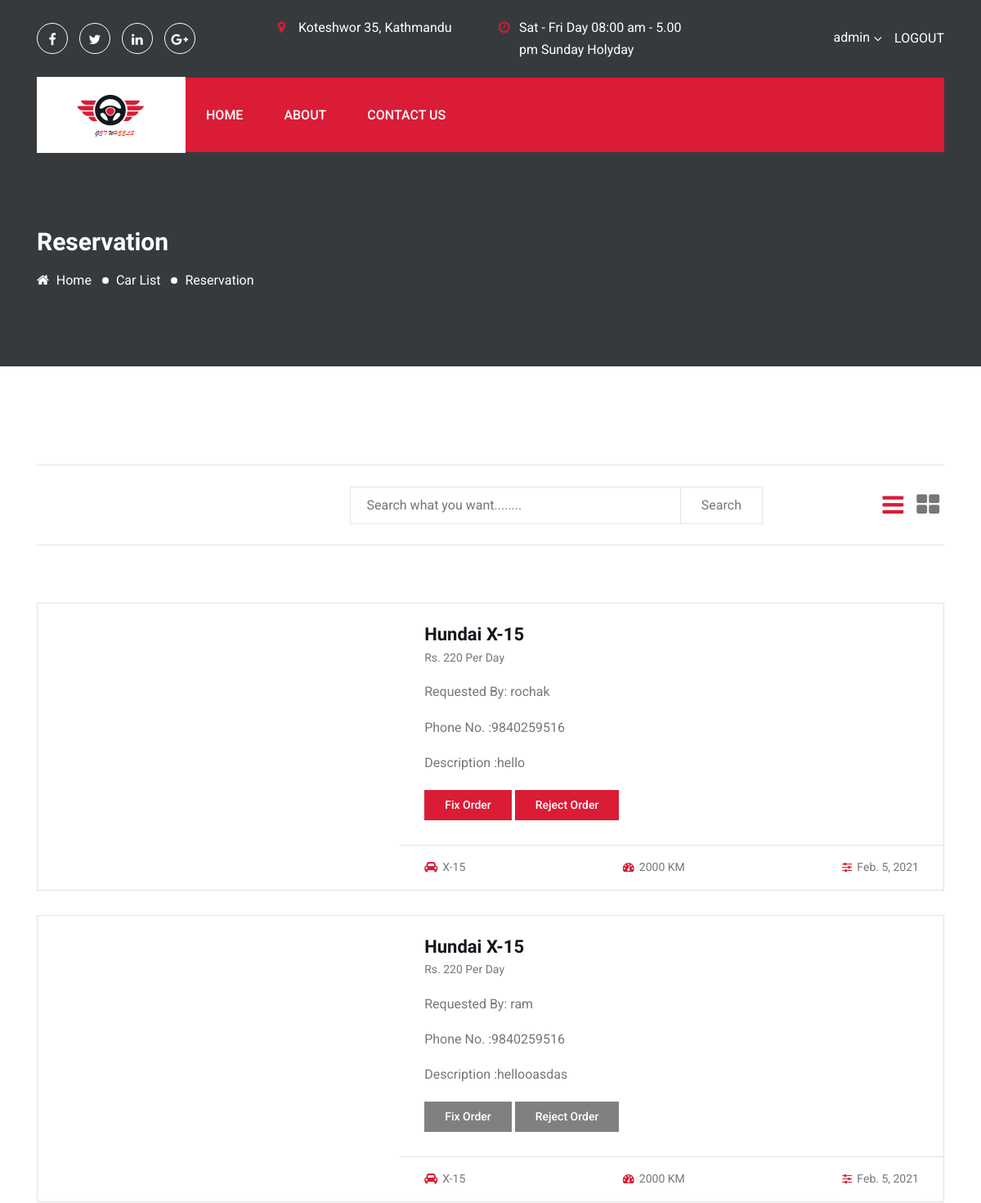
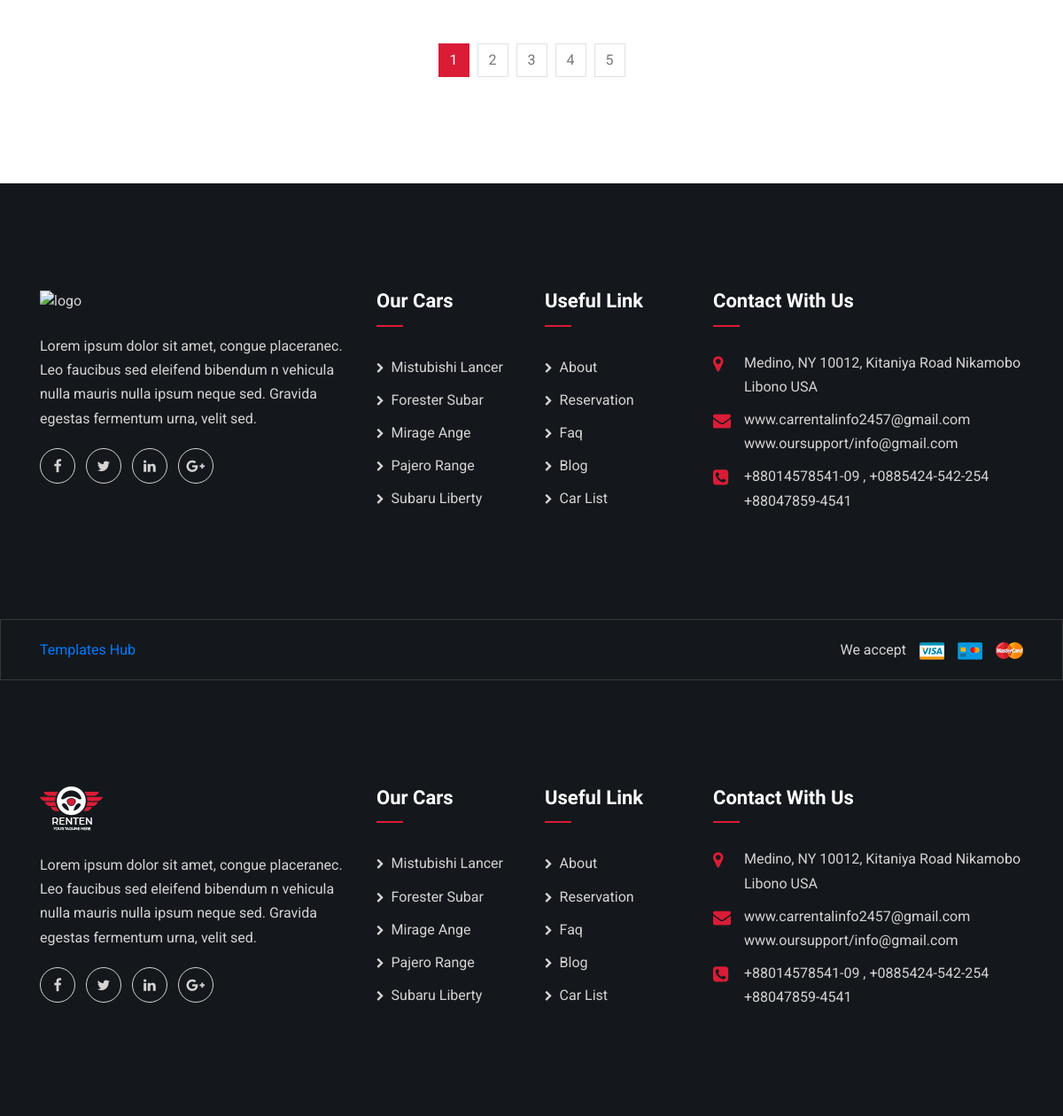
The app's page /approverent/Cars-Hundai-X-15-2021-02-05-152245/ (signed in) with its own data (2 pictures, top to bottom).
### home/models.py (models this page shows, shortened)
class VehicleAvailable(models.Model):
    user = models.ForeignKey(settings.AUTH_USER_MODEL,on_delete=models.CASCADE,default=None,null=True)
    type = models.TextField()
    manufacturer_company = models.TextField(max_length=100)
    model = models.TextField(max_length=100)
    pickup = models.TextField(max_length=300)
    dropup = models.TextField(max_length=300)
    available_till_time = models.TimeField(null= True,blank=True)
    available_till_date = models.DateField()
    description = models.TextField(max_length=500)
    image = models.TextField()
    priceph = models.IntegerField()
    km_travelled = models.IntegerField()
    slug  = models.SlugField(unique=True)
    ordered = models.BooleanField(default=False)

class UserAvailable(models.Model):#all details of users that want to order vehicle
    user = models.ForeignKey(settings.AUTH_USER_MODEL,on_delete=models.CASCADE,default=None,null=True)
    phone=models.IntegerField(null=True, blank=True)
    items = models.ManyToManyField(VehicleAvailable)
    location=models.TextField(max_length=200,blank=True,null=True)
    approved = models.BooleanField(default=False)
    rejected = models.BooleanField(default=False)
    info=models.TextField(max_length=400,null=True,blank=True)

### home/views.py (the view)
class RenterApproval(BaseView):
    def get(self,request,slug):
        ordered_vehicle = VehicleAvailable.objects.get(user = request.user)
        self.template_context['orderedfrom'] = UserAvailable.objects.filter(items = ordered_vehicle)
        self.template_context['approvedcount'] = UserAvailable.objects.filter(approved = True )
        return render(request, 'rent-approve-reservation.html',self.template_context )

### home/templates/rent-approve-reservation.html (shortened to what this page needs)
{% extends 'base.html' %}
{% load static %}
{% block content %}
<section class="inner-page-banner bg_img overlay-3" data-background="{%static 'assets/images/inner-page-bg.jpg' %}">
    <div class="container">
        <div class="row">
            <div class="col-md-12">
                <h2 class="page-title">reservation</h2>
                <ol class="page-list">
                    <li><a href="index.html"><i class="fa fa-home"></i> Home</a></li>
                    <li><a href="#0">car list</a></li>
                    <li>reservation</li>
                </ol>
            </div>
        </div>
    </div>
</section>
<section class="car-search-section pt-120 pb-120">
    <div class="container">
        <div class="row">
            <div class="col-lg-12">
                <div class="car-search-filter-area">
                    <div class="car-search-filter-form-area">
                        <form class="car-search-filter-form">
                            <div class="row justify-content-between">
                                <div class="col-lg-4 col-md-5 col-sm-6">
                                </div>
                                <div class="col-lg-7 col-md-7 col-sm-6 d-flex">
                                    <input type="text" name="query" id="car_search"
                                           placeholder="Search what you want........">
                                    <button class="search-submit-btn">Search</button>
                                </div>
                            </div>
                        </form>
                    </div>
                    <div class="view-style-toggle-area">
                        <button class="view-btn list-btn active"><i class="fa fa-bars"></i></button>
                        <button class="view-btn grid-btn"><i class="fa fa-th-large"></i></button>
                    </div>
                </div>
            </div>
        </div>
        <div class="row mt-70">
            <div class="col-lg-12">
                <div class="car-search-result-area list--view row mb-none-30">
                    {% for ordered in orderedfrom %}
                    {% for alloders in ordered.items.all %}
                    <div class="col-md-6 col-12">
                        <div class="car-item car-item--style2">
                            <div class="thumb bg_img" data-background="{{alloders.image}}"></div>
                            <div class="car-item-body">
                                <div class="content">
                                    <h4 class="title">{{alloders.manufacturer_company}} {{alloders.model}}
                                        {{alloders.items.type}}</h4>
                                    <span class="price"> Rs. {{alloders.priceph}} per day</span>
                                        <p>Requested By:  {{ordered.user}}</p>
                                        <p> Phone No. :{{ordered.phone}}</p>
                                        <p> Description :{{ordered.info}}</p>
                                        {% if ordered.approved or approvedcount.count == 0 %}
                                        <a>
                                        <form method="post" action="{% url 'home:fix-order' user_id=ordered.user.id %}">
                                            <button class="cmn-btn" name="approve-btn-service" type="submit"> Fix Order </button>
                                        </form>
                                    </a>
                                    <a>
                                        <form method="post" action="{% url 'home:reject-order' user_id=ordered.user.id %}" >
                                            <button type="submit" class="cmn-btn" name="reject-rent-cmn-btn"> Reject Order </button>
                                        </form>
                                    </a>
                                    {% else %}
                                    <a>
                                        <button class="cmn-btn" name="approve-btn-service" style="background-color:grey;" disabled> Fix Order </button>
                                    </a>
                                    <a>
                                        <button type="submit" class="cmn-btn"  style="background-color:grey;" disabled> Reject Order </button>
                                    </a>
                                    {% endif %}
                                </div>
                                <div class="car-item-meta">
                                    <ul class="details-list">
                                        <li><i class="fa fa-car"></i>{{alloders.model}}</li>
                                        <li><i class="fa fa-tachometer"></i>{{alloders.km_travelled}} KM</li>
                                        <li><i class="fa fa-sliders"></i>{{alloders.available_till_date}}</li>
                                    </ul>
                                </div>
                            </div>
                        </div>
                    </div>
                    {% endfor %}
                    {% endfor %}
                </div>
                <nav class="d-pagination" aria-label="Page navigation example">
                    <ul class="pagination justify-content-center">
                        <li class="page-item active"><a class="page-link" href="#">1</a></li>
                        <li class="page-item"><a class="page-link" href="#">2</a></li>
                        <li class="page-item"><a class="page-link" href="#">3</a></li>
                        <li class="page-item"><a class="page-link" href="#">4</a></li>
                        <li class="page-item"><a class="page-link" href="#">5</a></li>
                    </ul>
                </nav>
            </div>
        </div>
    </div>
</section>
<footer class="footer-section">
    <div class="footer-top pt-120 pb-120">
        <div class="container">
            <div class="row">
                <div class="col-lg-4 col-sm-8">
                    <div class="footer-widget widget-about">
                        <div class="widget-about-content">
                            <a href="index.html" class="footer-logo"><img
                                    src="{%static 'assets/images/logo-footer.png ' %}" alt="logo"></a>
                            <p>Lorem ipsum dolor sit amet, congue placeranec. Leo faucibus sed eleifend bibendum n
                                vehicula nulla mauris nulla ipsum neque sed. Gravida egestas fermentum urna, velit
                                sed. </p>
                            <ul class="social-links">
                                <li><a href="#0"><i class="fa fa-facebook"></i></a></li>
                                <li><a href="#0"><i class="fa fa-twitter"></i></a></li>
                                <li><a href="#0"><i class="fa fa-linkedin"></i></a></li>
                                <li><a href="#0"><i class="fa fa-google-plus"></i></a></li>
                            </ul>
                        </div>
                    </div>
                </div>
                <div class="col-lg-2 col-sm-4">
                    <div class="footer-widget widget-menu">
                        <h4 class="widget-title">our cars</h4>
                        <ul>
                            <li><a href="#0">mistubishi lancer</a></li>
                            <li><a href="#0">forester subar</a></li>
                            <li><a href="#0">mirage ange</a></li>
                            <li><a href="#0">pajero range</a></li>
                            <li><a href="#0">subaru liberty</a></li>
                        </ul>
                    </div>
                </div>
                <div class="col-lg-2 col-sm-4">
                    <div class="footer-widget widget-menu">
                        <h4 class="widget-title">useful link</h4>
                        <ul>
                            <li><a href="#0">about</a></li>
                            <li><a href="#0">reservation</a></li>
                            <li><a href="#0">faq</a></li>
                            <li><a href="#0">blog</a></li>
                            <li><a href="#0">car list</a></li>
                        </ul>
                    </div>
                </div>
                <div class="col-lg-4 col-sm-8">
                    <div class="footer-widget widget-address">
                        <h4 class="widget-title">contact with us</h4>
                        <ul>
                            <li>
                                <i class="fa fa-map-marker"></i>
                                <span>Medino, NY 10012, Kitaniya Road Nikamobo Libono USA</span>
                            </li>
                            <li>
                                <i class="fa fa-envelope"></i>
                                <span>www.carrentalinfo2457@gmail.com www.oursupport/info@gmail.com</span>
                            </li>
                            <li>
                                <i class="fa fa-phone-square"></i>
                                <span>+88014578541-09 , +0885424-542-254 +88047859-4541</span>
                            </li>
                        </ul>
                    </div>
                </div>
            </div>
        </div>
    </div>
    <div class="footer-bottom">
        <div class="container">
            <div class="row justify-content-between">
                <div class="col-sm-6">
                    <p class="copy-right-text"><a href="templateshub.net">Templates Hub</a></p>
                </div>
                <div class="col-sm-6">
                    <ul class="payment-method d-flex justify-content-end">
                        <li>We accept</li>
                        <li><img src="{%static 'assets/images/money-method/1.png' %}" alt="image"></li>
                        <li><img src="{%static 'assets/images/money-method/2.png' %}" alt="image"></li>
                        <li><img src="{%static 'assets/images/money-method/3.png' %}" alt="image"></li>
                    </ul>
                </div>
            </div>
        </div>
    </div>
</footer>
{% endblock %}

### records on screen
UserAvailable: user "rochak", phone "9840259516", info "hello"
VehicleAvailable: manufacturer_company "Hundai", model "X-15", priceph "220", shows "Fix Order", km_travelled "2000", available_till_date "Feb. 5, 2021"
UserAvailable: user "ram", phone "9840259516", info "hellooasdas"
